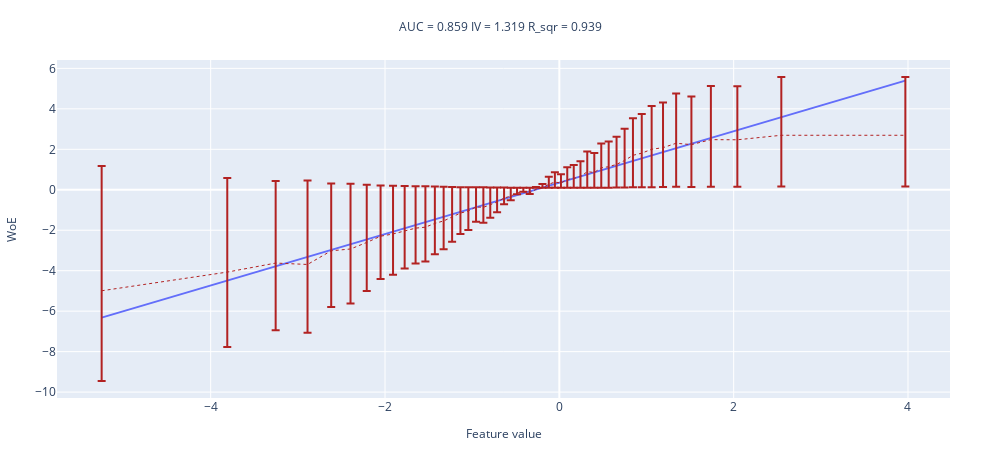

Notebook cell for this chart:
### Code cell
prediction = pipline.predict_proba(X_train)[:, 1]
woe_line(logit(prediction), y_train, 50)
